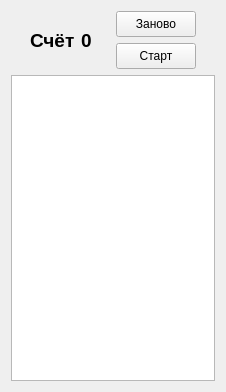
<?xml version="1.0" encoding="UTF-8"?>
<ui version="4.0">
 <class>Widget</class>
 <widget class="QWidget" name="Widget">
  <property name="geometry">
   <rect>
    <x>0</x>
    <y>0</y>
    <width>226</width>
    <height>392</height>
   </rect>
  </property>
  <property name="sizePolicy">
   <sizepolicy hsizetype="Preferred" vsizetype="Preferred">
    <horstretch>0</horstretch>
    <verstretch>0</verstretch>
   </sizepolicy>
  </property>
  <property name="minimumSize">
   <size>
    <width>226</width>
    <height>392</height>
   </size>
  </property>
  <property name="maximumSize">
   <size>
    <width>226</width>
    <height>392</height>
   </size>
  </property>
  <property name="focusPolicy">
   <enum>Qt::NoFocus</enum>
  </property>
  <property name="windowTitle">
   <string>Тетрис</string>
  </property>
  <layout class="QVBoxLayout" name="verticalLayout_2" stretch="1,6">
   <property name="sizeConstraint">
    <enum>QLayout::SetDefaultConstraint</enum>
   </property>
   <item>
    <layout class="QHBoxLayout" name="horizontalLayout_2" stretch="0,0,0">
     <property name="sizeConstraint">
      <enum>QLayout::SetFixedSize</enum>
     </property>
     <item>
      <spacer name="horizontalSpacer_2">
       <property name="orientation">
        <enum>Qt::Horizontal</enum>
       </property>
       <property name="sizeHint" stdset="0">
        <size>
         <width>40</width>
         <height>20</height>
        </size>
       </property>
      </spacer>
     </item>
     <item>
      <layout class="QHBoxLayout" name="horizontalLayout">
       <item>
        <widget class="QLabel" name="scoreLabel">
         <property name="font">
          <font>
           <family>Arimo</family>
           <pointsize>14</pointsize>
           <weight>75</weight>
           <bold>true</bold>
          </font>
         </property>
         <property name="text">
          <string>Счёт</string>
         </property>
        </widget>
       </item>
       <item>
        <widget class="QLabel" name="scoreNum">
         <property name="font">
          <font>
           <family>Arimo</family>
           <pointsize>14</pointsize>
           <weight>75</weight>
           <bold>true</bold>
          </font>
         </property>
         <property name="text">
          <string>0</string>
         </property>
        </widget>
       </item>
       <item>
        <spacer name="horizontalSpacer">
         <property name="orientation">
          <enum>Qt::Horizontal</enum>
         </property>
         <property name="sizeHint" stdset="0">
          <size>
           <width>40</width>
           <height>20</height>
          </size>
         </property>
        </spacer>
       </item>
       <item>
        <layout class="QVBoxLayout" name="verticalLayout">
         <item>
          <spacer name="verticalSpacer">
           <property name="orientation">
            <enum>Qt::Vertical</enum>
           </property>
           <property name="sizeHint" stdset="0">
            <size>
             <width>20</width>
             <height>40</height>
            </size>
           </property>
          </spacer>
         </item>
         <item>
          <widget class="QPushButton" name="zanovo">
           <property name="minimumSize">
            <size>
             <width>80</width>
             <height>26</height>
            </size>
           </property>
           <property name="maximumSize">
            <size>
             <width>80</width>
             <height>26</height>
            </size>
           </property>
           <property name="focusPolicy">
            <enum>Qt::NoFocus</enum>
           </property>
           <property name="text">
            <string>Заново</string>
           </property>
          </widget>
         </item>
         <item>
          <widget class="QPushButton" name="start">
           <property name="minimumSize">
            <size>
             <width>80</width>
             <height>26</height>
            </size>
           </property>
           <property name="maximumSize">
            <size>
             <width>80</width>
             <height>26</height>
            </size>
           </property>
           <property name="focusPolicy">
            <enum>Qt::NoFocus</enum>
           </property>
           <property name="text">
            <string>Старт</string>
           </property>
          </widget>
         </item>
         <item>
          <spacer name="verticalSpacer_2">
           <property name="orientation">
            <enum>Qt::Vertical</enum>
           </property>
           <property name="sizeHint" stdset="0">
            <size>
             <width>20</width>
             <height>40</height>
            </size>
           </property>
          </spacer>
         </item>
        </layout>
       </item>
      </layout>
     </item>
     <item>
      <spacer name="horizontalSpacer_3">
       <property name="orientation">
        <enum>Qt::Horizontal</enum>
       </property>
       <property name="sizeHint" stdset="0">
        <size>
         <width>40</width>
         <height>20</height>
        </size>
       </property>
      </spacer>
     </item>
    </layout>
   </item>
   <item>
    <widget class="QTableView" name="tableView">
     <property name="focusPolicy">
      <enum>Qt::NoFocus</enum>
     </property>
     <property name="autoScroll">
      <bool>false</bool>
     </property>
     <property name="editTriggers">
      <set>QAbstractItemView::NoEditTriggers</set>
     </property>
     <attribute name="horizontalHeaderVisible">
      <bool>false</bool>
     </attribute>
     <attribute name="horizontalHeaderCascadingSectionResizes">
      <bool>false</bool>
     </attribute>
     <attribute name="horizontalHeaderDefaultSectionSize">
      <number>20</number>
     </attribute>
     <attribute name="horizontalHeaderHighlightSections">
      <bool>false</bool>
     </attribute>
     <attribute name="horizontalHeaderMinimumSectionSize">
      <number>20</number>
     </attribute>
     <attribute name="horizontalHeaderStretchLastSection">
      <bool>true</bool>
     </attribute>
     <attribute name="verticalHeaderVisible">
      <bool>false</bool>
     </attribute>
     <attribute name="verticalHeaderCascadingSectionResizes">
      <bool>false</bool>
     </attribute>
     <attribute name="verticalHeaderDefaultSectionSize">
      <number>20</number>
     </attribute>
     <attribute name="verticalHeaderMinimumSectionSize">
      <number>20</number>
     </attribute>
     <attribute name="verticalHeaderStretchLastSection">
      <bool>true</bool>
     </attribute>
    </widget>
   </item>
  </layout>
 </widget>
 <layoutdefault spacing="6" margin="11"/>
 <resources/>
 <connections/>
</ui>
